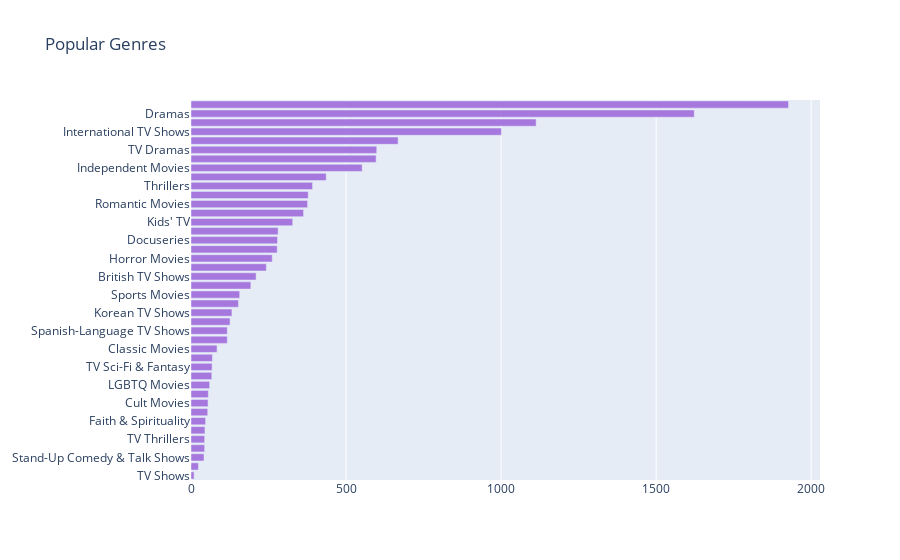

This figure's notebook cell:
### Markdown cell above
### Genre Analysis

### Code cell
#top genres 

col = "listed_in"
categories = ", ".join(df['listed_in']).split(", ")
counter_list = Counter(categories).most_common(50)
labels = [_[0] for _ in counter_list][::-1]
values = [_[1] for _ in counter_list][::-1]
trace1 = go.Bar(y=labels, x=values, orientation="h", name="TV Shows", marker=dict(color="#a678de"))

data = [trace1]
layout = go.Layout(title="Popular Genres", legend=dict(x=0.1, y=1.1, orientation="h"))
fig = go.Figure(data, layout=layout)
fig.show()

### Figure 1 — Plotly figure (JSON) as saved in the notebook; plotly's stock layout.template omitted (floating-point values rounded to 4 significant figures)
{"data": [{"marker": {"color": "#a678de"}, "name": "TV Shows", "orientation": "h", "type": "bar", "x": [10, 24, 42, 44, 44, 45, 47, 54, 55, 56, 60, 67, 68, 69, 84, 117, 117, 126, 132, 153, 157, 193, 210, 243, 262, 278, 279, 281, 328, 363, 376, 378, 392, 436, 552, 597, 599, 668, 1001, 1113, 1623, 1927], "y": ["TV Shows", "Classic & Cult TV", "Stand-Up Comedy & Talk Shows", "Teen TV Shows", "TV Thrillers", "Anime Features", "Faith & Spirituality", "TV Horror", "Cult Movies", "Movies", "LGBTQ Movies", "Science & Nature TV", "TV Sci-Fi & Fantasy", "TV Mysteries", "Classic Movies", "Anime Series", "Spanish-Language TV Shows", "TV Action & Adventure", "Korean TV Shows", "Reality TV", "Sports Movies", "Sci-Fi & Fantasy", "British TV Shows", "Music & Musicals", "Horror Movies", "Romantic TV Shows", "Docuseries", "Stand-Up Comedy", "Kids' TV", "Crime TV Shows", "Romantic Movies", "Children & Family Movies", "Thrillers", "TV Comedies", "Independent Movies", "Action & Adventure", "TV Dramas", "Documentaries", "International TV Shows", "Comedies", "Dramas", "International Movies"]}], "layout": {"legend": {"orientation": "h", "x": 0.1, "y": 1.1}, "title": {"text": "Popular Genres"}}}
